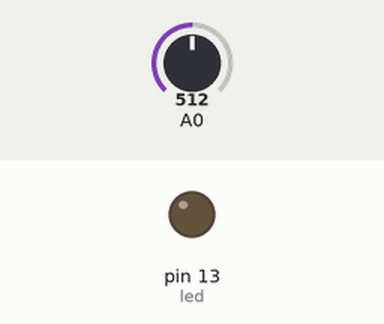
This sketch was run on a simulated Arduino Uno, built with avr-gcc and run on an emulated ATmega328P. Shown: output pins drawn as LEDs (lit = HIGH). Inputs (shaded band) come from the test bench; at power-on: A0 = 512.

Above: at 1.2 s.
1.3 s: A0 set to 318
2.8 s: A0 set to 289
At 3.1 s:
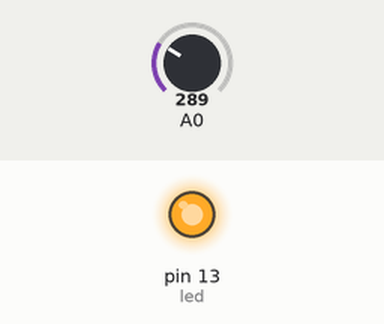
4.3 s: A0 set to 306
At 5.5 s:
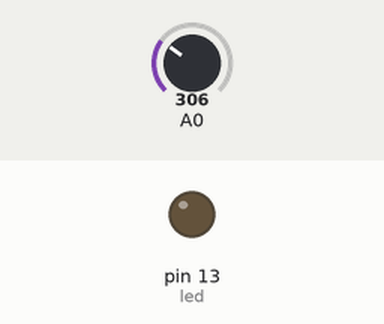
5.8 s: A0 set to 290
At 6.7 s:
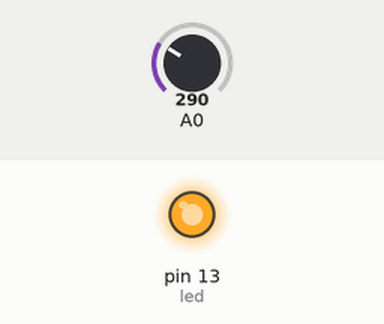
Timing chart, 0 to 8.3 s (numbered marks = the images above; inputs shaded):
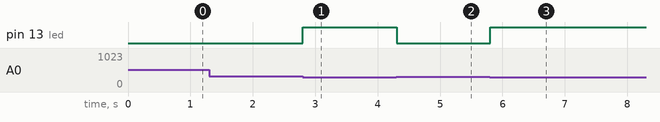

The sketch:

LDR_test.ino
```cpp
// Code from:
// http://arduinolearning.com/learning/basics/arduino-ldr-example.php

int sensorValue;
int led = 13;

void setup()
{
  pinMode(led, OUTPUT);
}

void loop()
{
  sensorValue = analogRead(0); // read analog input pin 0
  //daylight was 700 – so lets detect a reading under 300
  if (sensorValue < 300) // 300 seems perfect, although lets some light through a fingertip
  {
    digitalWrite(led, HIGH);
  }
  else
  {
    digitalWrite(led, LOW);
  }
  delay(100); // wait 100ms for next reading
}
```

Measured:
- the behaviour switches between 300 and 299 on A0 (found by bisection; images 0 and 1)
- after the input at 1.3 s, every drawn part: stays the same
- after the input at 2.8 s, pin 13 (led): LOW → HIGH at once
- after the input at 4.3 s, pin 13 (led): HIGH → LOW at once
- after the input at 5.8 s, pin 13 (led): LOW → HIGH at once
